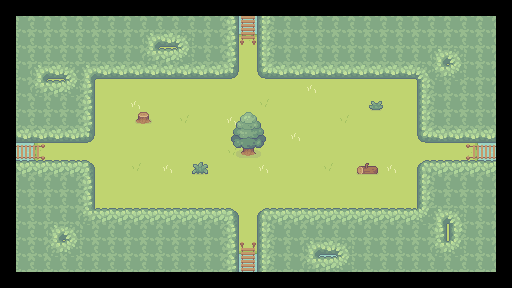

A level layout from a 2D game, rendered from its tile map. Below: a short description, then the map file with tile-grid data replaced by summaries:
An orthogonal 32x18 tile map with 16x16 px tiles, 4 tile layers (Water, Floor, OnFloor, InFrontOfPlayer), 1 hidden layer not drawn, 7 tilesets.

<map version="1.10" tiledversion="1.12.2" orientation="orthogonal" renderorder="right-down" width="32" height="18" tilewidth="16" tileheight="16" infinite="0" nextlayerid="7" nextobjectid="1">
 <editorsettings>
  <export target="foret_malicieuse.json" format="json" />
 </editorsettings>
 <tileset firstgid="1" source="../tilesets/Grass.tsx" />
 <tileset firstgid="78" source="../tilesets/Water.tsx" />
 <tileset firstgid="82" source="../tilesets/Wood Bridge.tsx" />
 <tileset firstgid="93" source="../tilesets/Basic_Grass_Biom_things.tsx" />
 <tileset firstgid="138" source="../tilesets/collisions.tsx" />
 <tileset firstgid="170" source="../tilesets/Pine Tree Biome.tsx" />
 <tileset firstgid="208" source="../tilesets/Bush_Tiles.tsx" />
 <layer id="3" name="Water" width="32" height="18">
  <data>[576 cells, 480 non-empty, 4 distinct tile ids]</data>
 </layer>
 <layer id="1" name="Floor" width="32" height="18">
  <data>[576 cells, 392 non-empty, 11 distinct tile ids]</data>
 </layer>
 <layer id="2" name="OnFloor" width="32" height="18">
  <data>[576 cells, 15 non-empty, 13 distinct tile ids]</data>
 </layer>
 <layer id="5" name="InFrontOfPlayer" width="32" height="18">
  <data>[576 cells, 310 non-empty, 21 distinct tile ids]</data>
 </layer>
 <layer id="6" name="Collisions" width="32" height="18" visible="0">
  <data>[576 cells, 399 non-empty, 4 distinct tile ids]</data>
 </layer>
</map>
